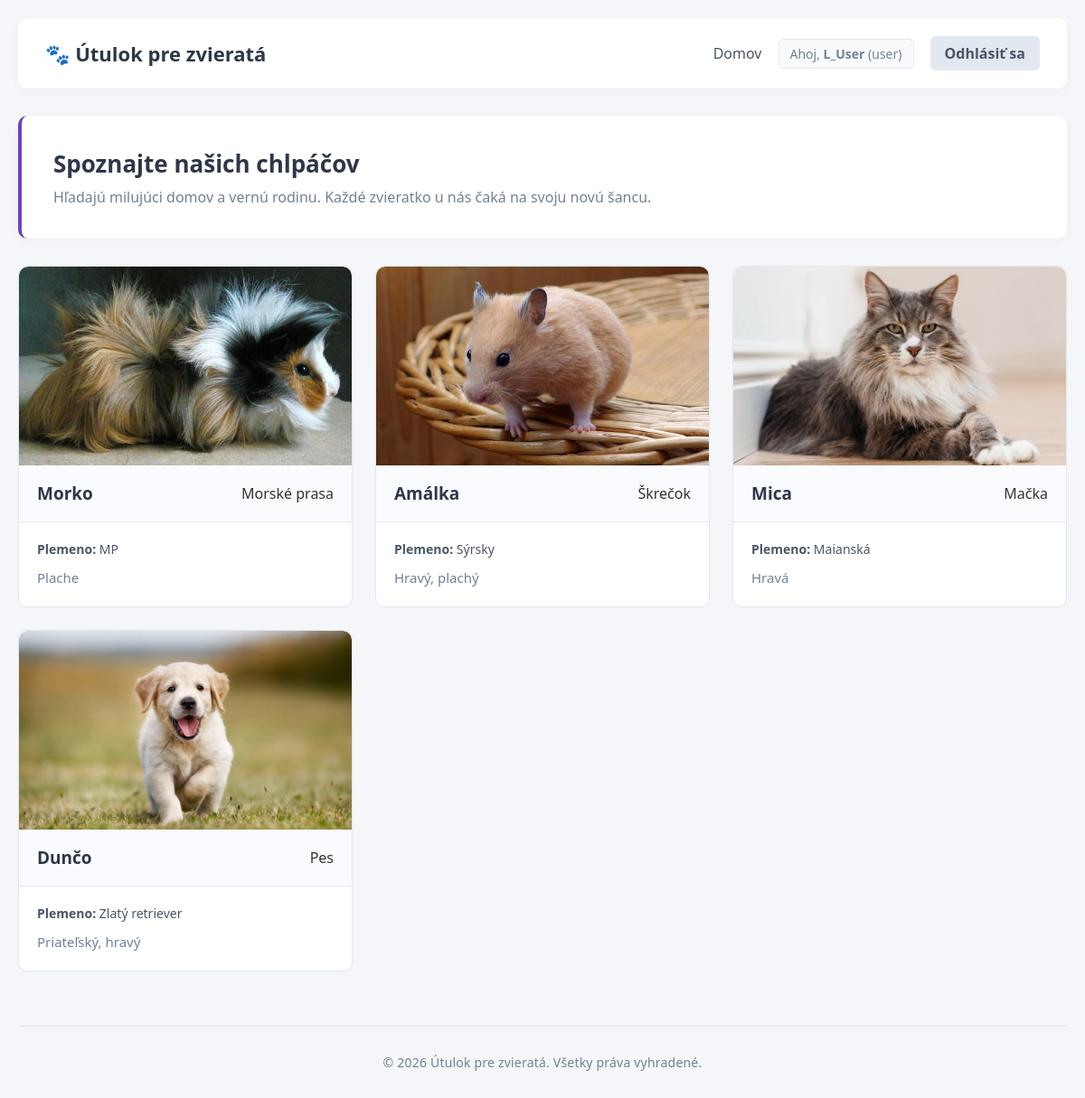
Page /index.php (signed in) on the committed database.
### tables this page shows
CREATE TABLE `animals` (
  `id` int(11) NOT NULL,
  `name` varchar(100) NOT NULL,
  `species` varchar(50) NOT NULL,
  `breed` varchar(100) DEFAULT NULL,
  `description` text NOT NULL,
  `created_at` timestamp NOT NULL DEFAULT current_timestamp(),
  `image` varchar(255) DEFAULT 'default.jpg'
);

### classes/Model.php (called while the page is built, shortened)
<?php
abstract class Model {
    public function __construct($db) {
        $this->db = $db;
    }
}

### classes/Animal.php (called while the page is built, shortened)
<?php
require_once __DIR__ . '/Model.php';
class Animal extends Model {
    private $table_name = "animals";
    public function getAll() {
        $query = "SELECT * FROM " . $this->table_name . " ORDER BY id DESC";
        $statement = $this->db->prepare($query);
        $statement->execute();
        return $statement->fetchAll(PDO::FETCH_ASSOC);
    }
}

### index.php (the view, shortened to what this page needs)
<?php
require_once 'classes/Animal.php';
include_once 'parts/header.php';
$database = new Database();
$db = $database->getConnection();
if ($db) {
    $animalModel = new Animal($db);
    $animals = $animalModel->getAll();
    ?>
    <section class="hero-section">
        <h2>Spoznajte našich chlpáčov</h2>
        <p>Hľadajú milujúci domov a vernú rodinu. Každé zvieratko u nás čaká na svoju novú šancu.</p>
    </section>
    <div class="animal-grid">
        <?php if (!empty($animals)): ?>
            <?php foreach ($animals as $animal): ?>
                <div class="animal-card">
                    <div class="card-image-wrapper">
                        <img src="assets/img/<?php echo htmlspecialchars($animal['image'] ?? 'default.jpg'); ?>"
                             alt="<?php echo htmlspecialchars($animal['name']); ?>"
                             class="animal-card-img">
                    </div>
                    <div class="card-header">
                        <h3><?php echo htmlspecialchars($animal['name']); ?></h3>
                        <p class="species"><?php echo htmlspecialchars($animal['species']); ?></p>
                    </div>
                    <div class="card-body">
                        <p class="breed"><strong>Plemeno:</strong> <?php echo htmlspecialchars($animal['breed']); ?></p>
                        <p class="description"><?php echo htmlspecialchars($animal['description']); ?></p>
                    </div>
                </div>
            <?php endforeach; ?>
        <?php else: ?>
            <div class="no-data">
                <p>Momentálne sú všetky zvieratká šťastne adoptované. 🐾</p>
            </div>
        <?php endif; ?>
    </div>
<?php
} else {
    echo "<h1>Chyba: Nepodarilo sa spojiť s databázou.</h1>";
}
include_once 'parts/footer.php';
?>

### assets/css/style.css (style rules this page uses)
* { margin: 0; padding: 0; box-sizing: border-box; font-family: 'Segoe UI', Tahoma, Geneva, Verdana, sans-serif; }
body { background-color: #f4f6f9; color: #333; padding: 0 20px; }
.hero-section { background-color: #ffffff; padding: 35px; border-radius: 10px; box-shadow: 0 4px 12px rgba(0, 0, 0, 0.03); border-left: 4px solid #6f42c1; margin-bottom: 30px; }
.hero-section h2 { color: #2d3748; font-size: 26px; margin-bottom: 8px; }
.hero-section p { color: #718096; font-size: 16px; }
.animal-grid { display: grid; grid-template-columns: repeat(auto-fill, minmax(300px, 1fr)); gap: 25px; }
.animal-card { background: #ffffff; border: 1px solid #e2e8f0; border-radius: 10px; overflow: hidden; box-shadow: 0 2px 5px rgba(0, 0, 0, 0.01); transition: transform 0.2s ease, box-shadow 0.2s ease; }
.card-image-wrapper { width: 100%; height: 220px; overflow: hidden; border-top-left-radius: 10px; border-top-right-radius: 10px; background-color: #f7fafc; }
.animal-card-img { width: 100%; height: 100%; object-fit: cover; display: block; transition: transform 0.3s ease; }
.card-header { background-color: #fafbfe; padding: 18px 20px; display: flex; justify-content: space-between; align-items: center; border-bottom: 1px solid #e2e8f0; }
.card-header h3 { font-size: 19px; color: #2d3748; }
.card-body { padding: 20px; }
.card-body .breed { font-size: 14px; color: #4a5568; margin-bottom: 10px; }
.card-body .description { font-size: 15px; color: #718096; line-height: 1.6; }

### rows in the picture
animals: image (picture), name "Morko", species "Morské prasa", breed "MP", description "Plache"
animals: image (picture), name "Amálka", species "Škrečok", breed "Sýrsky", description "Hravý, plachý"
animals: image (picture), name "Mica", species "Mačka", breed "Maianská", description "Hravá"
animals: image (picture), name "Dunčo", species "Pes", breed "Zlatý retriever", description "Priateľský, hravý"

### other values in the picture
$_SESSION['username'] "L_User"
$_SESSION['role'] "user"
